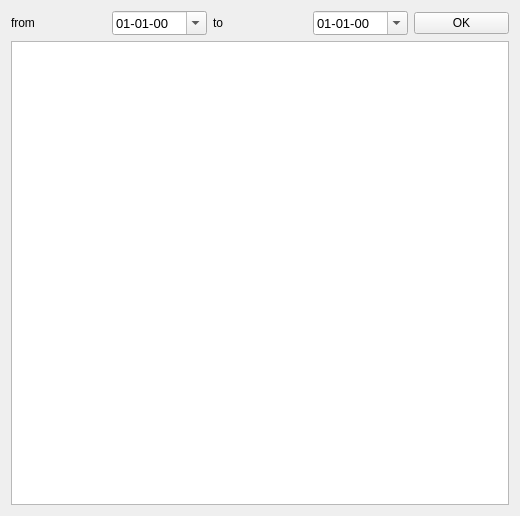
<?xml version="1.0" encoding="UTF-8"?>
<ui version="4.0">
 <class>ClsTestWid</class>
 <widget class="QWidget" name="ClsTestWid">
  <property name="geometry">
   <rect>
    <x>0</x>
    <y>0</y>
    <width>520</width>
    <height>516</height>
   </rect>
  </property>
  <property name="windowTitle">
   <string>Form</string>
  </property>
  <layout class="QVBoxLayout" name="verticalLayout">
   <item>
    <layout class="QHBoxLayout" name="horizontalLayout">
     <item>
      <widget class="QLabel" name="label">
       <property name="text">
        <string>from</string>
       </property>
      </widget>
     </item>
     <item>
      <widget class="QDateEdit" name="fromDate">
       <property name="minimumSize">
        <size>
         <width>80</width>
         <height>0</height>
        </size>
       </property>
       <property name="font">
        <font>
         <pointsize>10</pointsize>
        </font>
       </property>
       <property name="displayFormat">
        <string>dd-MM-yy</string>
       </property>
       <property name="calendarPopup">
        <bool>true</bool>
       </property>
      </widget>
     </item>
     <item>
      <widget class="QLabel" name="label_2">
       <property name="text">
        <string>to</string>
       </property>
      </widget>
     </item>
     <item>
      <widget class="QDateEdit" name="toDate">
       <property name="minimumSize">
        <size>
         <width>80</width>
         <height>0</height>
        </size>
       </property>
       <property name="font">
        <font>
         <pointsize>10</pointsize>
        </font>
       </property>
       <property name="displayFormat">
        <string>dd-MM-yy</string>
       </property>
       <property name="calendarPopup">
        <bool>true</bool>
       </property>
      </widget>
     </item>
     <item>
      <widget class="QPushButton" name="pushButton">
       <property name="text">
        <string>OK</string>
       </property>
      </widget>
     </item>
    </layout>
   </item>
   <item>
    <widget class="QTableView" name="tableView"/>
   </item>
  </layout>
 </widget>
 <resources/>
 <connections/>
</ui>
